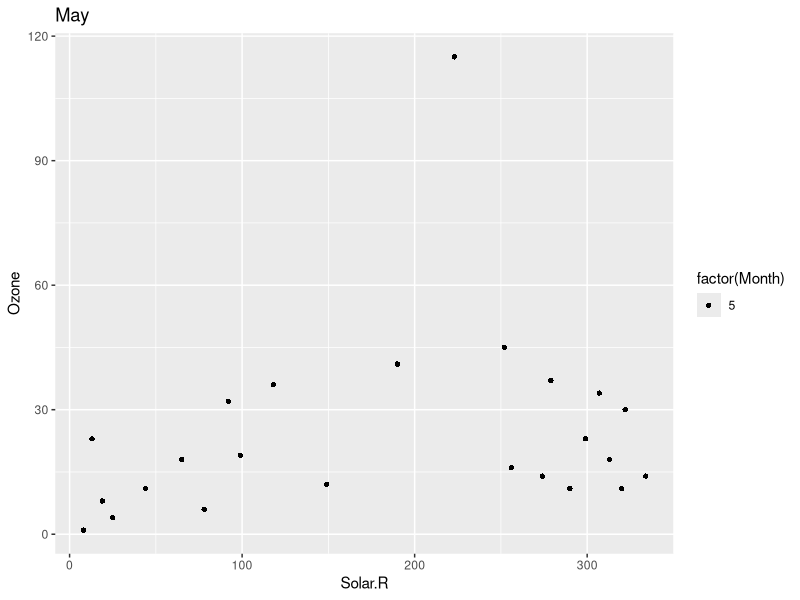
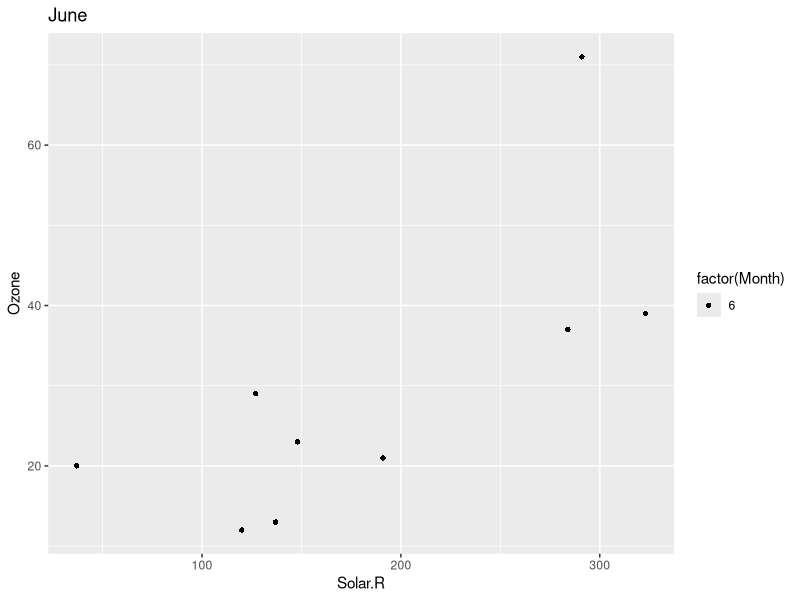
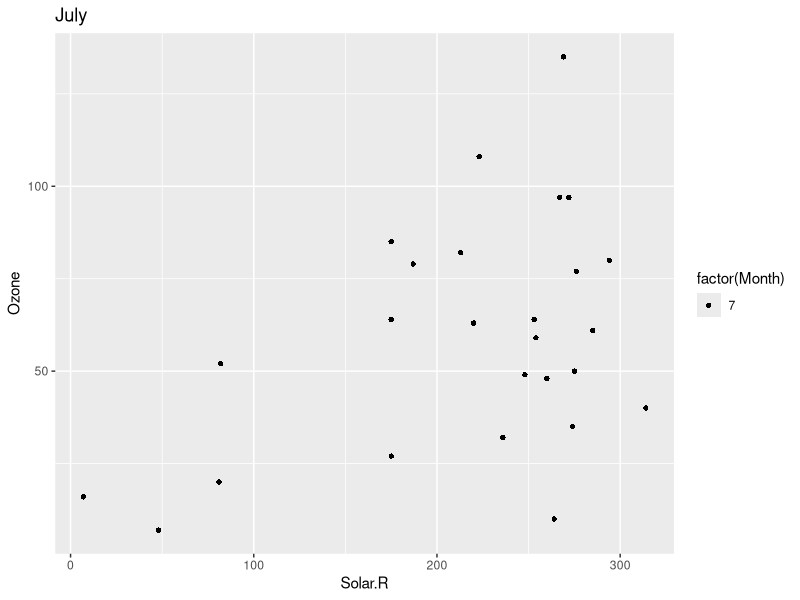
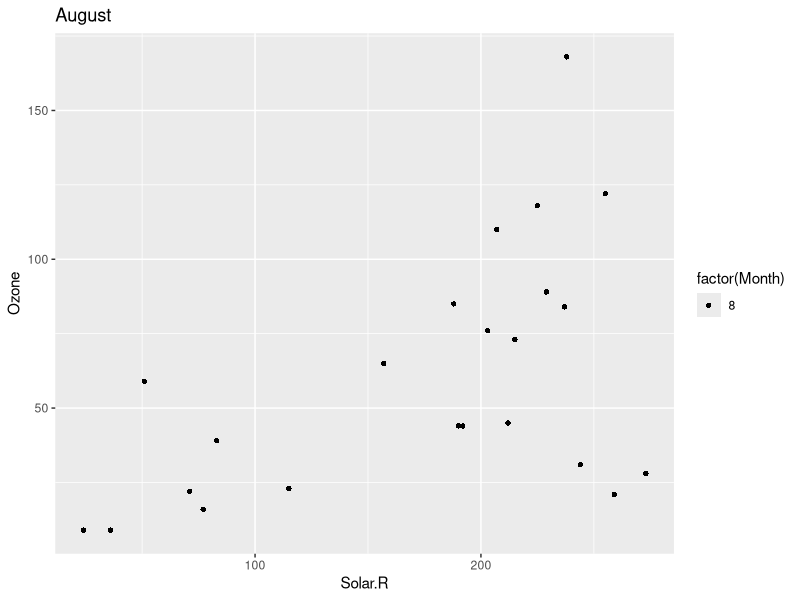
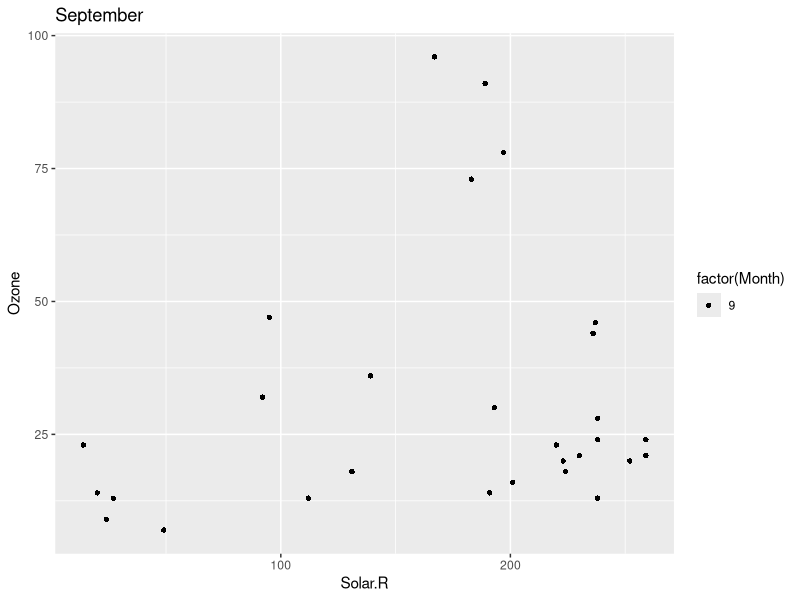

Recreate these plots in R, in order.
# Loading necessary libraries
library(tidyverse)

# Fetching data
data <- airquality

# Function to clean data
clean_data <- function(data) {
  data <- data %>%
    drop_na(Ozone, Solar.R, Wind, Temp, Month, Day)
  return(data)
}

data <- clean_data(data)

# Function to calculate average Solar Radiation
calculate_average_solar <- function(data, month) {
  avg_solar <- data %>%
    filter(Month == month) %>%
    summarize(avg_solar = sum(Solar.R) / n())
  return(avg_solar$avg_solar)
}

# Function to calculate correlation
calculate_correlation <- function(data, month) {
  correlation <- data %>%
    filter(Month == month) %>%
    summarize(correlation = cor(Ozone, Solar.R))
  return(correlation$correlation)
}

# Function to save plot
save_plot <- function(data, month, correlation) {
  
  ifelse(correlation > 0.5, 19, 15)
  g <- data %>%
    filter(Month == month) %>%
    ggplot(aes(x = Solar.R, 
               y = Ozone, 
               shape = factor(Month)
               )
           ) +
    geom_point() +
    ggtitle(month.name[month])
  ggsave(paste0("plot_", tolower(month.name[month]), ".png"), g)
}

# Function to save data
save_data <- function(data, filename) {
  write_csv(data, filename)
}

# Analysis Part 1: Calculate average Solar Radiation for each month
months <- c(5, 6, 7, 8, 9)
for (month in months) {
  avg_solar <- calculate_average_solar(data, month)
  cat("Average Solar Radiation for", month.name[month], ":", avg_solar, "\n")
}

# Analysis Part 2: Correlation between Ozone and Solar Radiation for each month
for (month in months) {
  correlation <- calculate_correlation(data, month)
  cat("Correlation for", month.name[month], ":", correlation, "\n")
  save_plot(data, month, correlation)
}

# Save data
save_data(data, "cleaned_data.csv")
